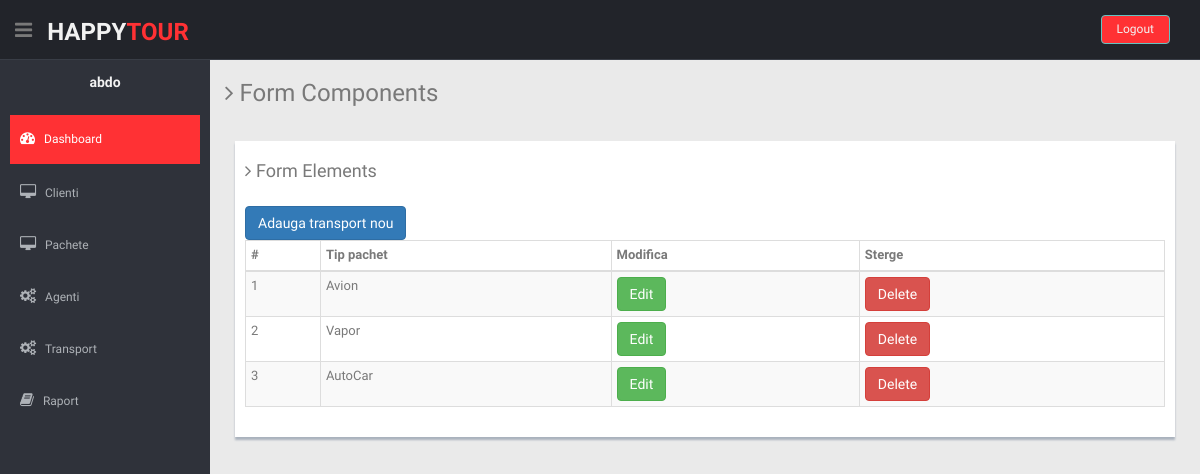
/ListaTransport.php (signed in), run on an earlier commit of the app's database.
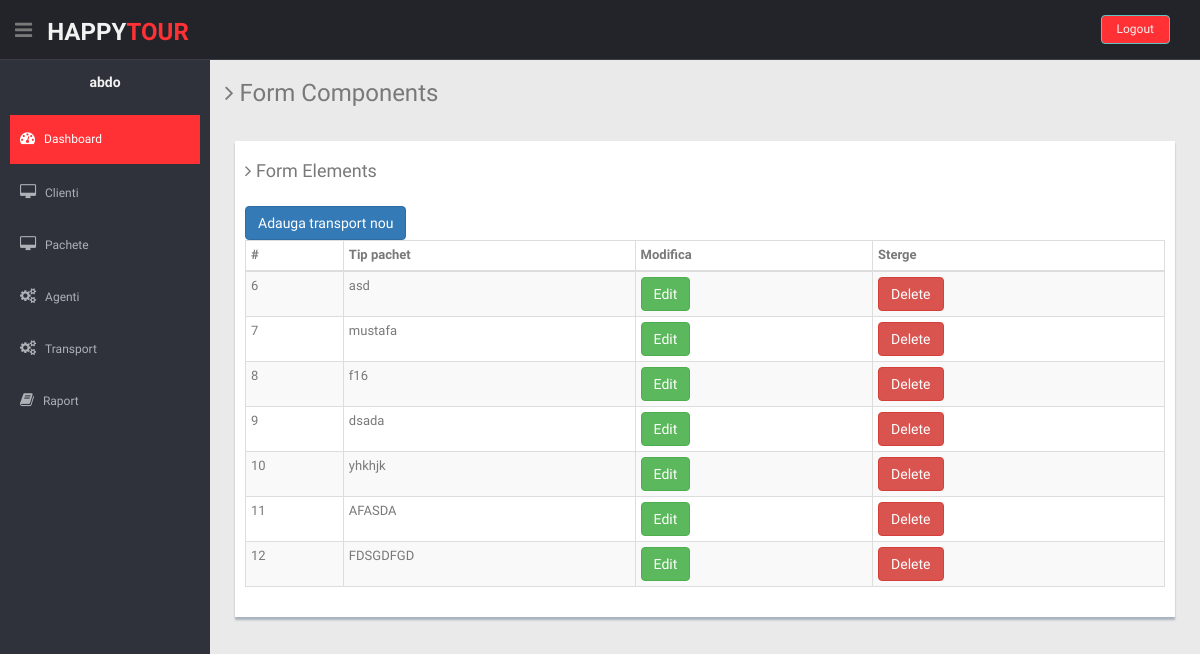
And on a later commit of the database.
### tables this page shows
CREATE TABLE `tipcalatorie` (
  `id_tipCalatorie` int(11) NOT NULL,
  `tipCalatorie` varchar(255) NOT NULL
);

### ListaTransport.php (the view, shortened to what this page needs)
<?php
 require_once './partials/header.php';
?>
    <?php require_once './partials/sideBar.php' ?>
    <section id="main-content">
      <section class="wrapper">
        <h3><i class="fa fa-angle-right"></i> Form Components</h3>
        <div class="row mt">
          <div class="col-lg-12">
            <div class="form-panel">
              <h4 class="mb"><i class="fa fa-angle-right"></i> Form Elements</h4>
            <button type="button" class="btn btn-primary" data-toggle="modal" data-target="#listatransport">
              Adauga transport nou
            </button>
              <table class="table table-bordered table-striped table-condensed">
                  <thead>
                    <tr>
                      <th>#</th>
                      <th>Tip pachet</th>
                      <th class="numeric">Modifica</th>
                      <th class="numeric">Sterge</th>
                    </tr>
                  </thead>
                  <tbody>
                <?php
                  $sql = mysqli_query($link, "SELECT * FROM tipcalatorie");
                    while($row = mysqli_fetch_array($sql)) {
                        echo "<tr>";
                          echo "<td>{$row['id_tipCalatorie']}</td>";
                          echo "<td>{$row['tipCalatorie']}</td>";
                          ?>
                          <td><button type="button" class="btn btn-success editbtn">Edit</button></td>
                          <td><a href="stergeTransport.php?delete=<?php echo $row['id_tipCalatorie']?>" class="btn btn-danger">Delete</a></td>
                          <?php
                          echo "</tr>";
                    }
                ?>
                  </tbody>
                </table>
            </div>
          </div>
        </div>
      </section>
    </section>
    <?php require_once './partials/footer.php' ?>

What changed in the data, as far as the page shows it:
removed tipcalatorie: id_tipCalatorie "1", tipCalatorie "Avion"
removed tipcalatorie: id_tipCalatorie "2", tipCalatorie "Vapor"
removed tipcalatorie: id_tipCalatorie "3", tipCalatorie "AutoCar"
added tipcalatorie: id_tipCalatorie "6", tipCalatorie "asd"
added tipcalatorie: id_tipCalatorie "7", tipCalatorie "mustafa"
added tipcalatorie: id_tipCalatorie "8", tipCalatorie "f16"
added tipcalatorie: id_tipCalatorie "9", tipCalatorie "dsada"
added tipcalatorie: id_tipCalatorie "10", tipCalatorie "yhkhjk"
added tipcalatorie: id_tipCalatorie "11", tipCalatorie "AFASDA"
added tipcalatorie: id_tipCalatorie "12", tipCalatorie "FDSGDFGD"
